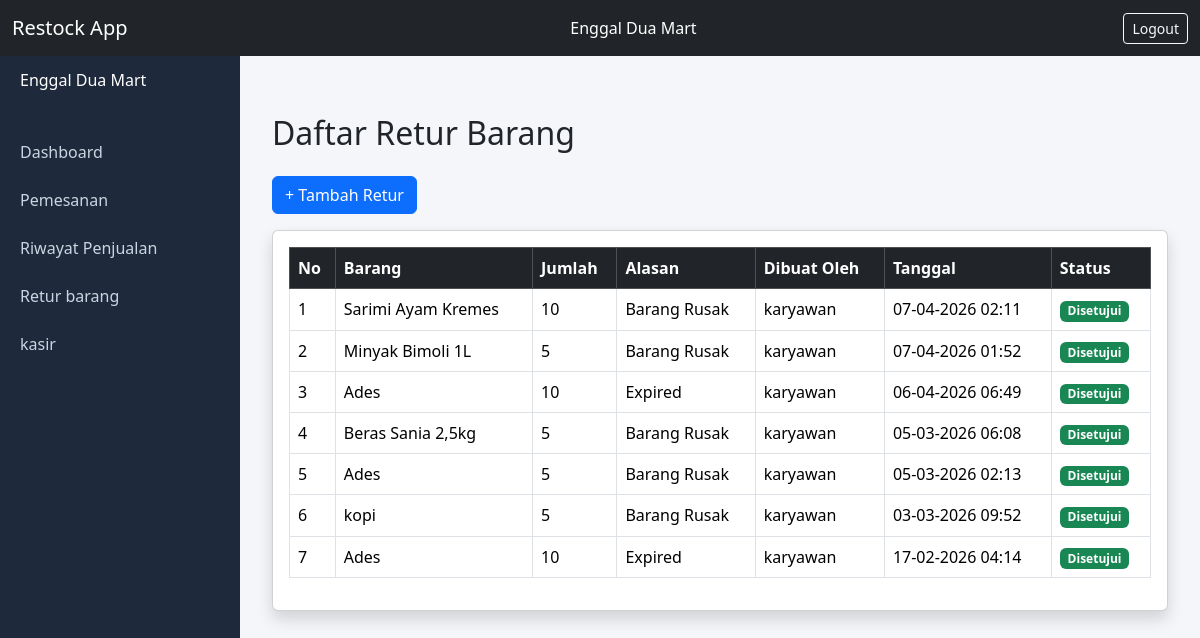
Page /retur/ (signed in) on the committed database.
### inventory/models.py (models this page shows, shortened)
class Retur(models.Model):
    STATUS_CHOICES = [
        ('menunggu', 'Menunggu'),
        ('disetujui', 'Disetujui'),
        ('ditolak', 'Ditolak'),
    ]
    ALASAN_CHOICES = [
        ('rusak', 'Barang Rusak'),
        ('expired', 'Expired'),
        ('salah_kirim', 'Salah Kirim'),
        ('lainnya', 'Lainnya'),
    ]
    barang = models.ForeignKey(Barang, on_delete=models.CASCADE)
    user = models.ForeignKey(User, on_delete=models.CASCADE)
    jumlah = models.PositiveIntegerField()
    alasan = models.CharField(max_length=20, choices=ALASAN_CHOICES)
    keterangan = models.TextField(blank=True, null=True)
    tanggal_retur = models.DateTimeField(auto_now_add=True)
    status = models.CharField(max_length=20, choices=STATUS_CHOICES, default='menunggu')

class Barang(models.Model):
    kode_barang = models.IntegerField(primary_key=True)
    nama_barang = models.CharField(max_length=100)
    stock = models.IntegerField()
    harga = models.DecimalField(max_digits=12, decimal_places=2)
    batas_minimal = models.IntegerField(default=15)

class User(models.Model):
    ROLE_CHOICES = [
        ('admin', 'Admin'),
        ('karyawan', 'Karyawan'),
    ]
    username = models.CharField(max_length=150, unique=True)
    password = models.CharField(max_length=255)
    role = models.CharField(max_length=20, choices=ROLE_CHOICES)

### inventory/views.py (the view)
        def wrapper(request, *args, **kwargs):
            user_role = request.session.get('role')
            if user_role not in allowed_roles:
                return HttpResponseForbidden("Tidak punya akses.")
            return view_func(request, *args, **kwargs)

### inventory/views.py (called while the page is built)
def require_login(view_func):
    def wrapper(request, *args, **kwargs):
        if not request.session.get('user_id'):
            return redirect('login')
        return view_func(request, *args, **kwargs)
    return wrapper

def require_role(*allowed_roles):
    def decorator(view_func):
        def wrapper(request, *args, **kwargs):
            user_role = request.session.get('role')
            if user_role not in allowed_roles:
                return HttpResponseForbidden("Tidak punya akses.")
            return view_func(request, *args, **kwargs)
        return wrapper
    return decorator

@require_login
@require_role('karyawan','admin')
def daftar_retur(request):
    returs = Retur.objects.select_related('barang', 'user').all().order_by('-tanggal_retur')
    return render(request, 'daftar_retur.html', {
        'returs': returs,
        'role': request.session.get('role'),
        })

### inventory/templates/daftar_retur.html (shortened to what this page needs)
{% extends 'base.html' %}
{% block content %}
<div class="container mt-4">
    <h2 class="mb-4">Daftar Retur Barang</h2>
    {% if request.session.role == 'karyawan' %}
    <a href="{% url 'tambah_retur' %}" class="btn btn-primary mb-3">
        + Tambah Retur
    </a>
    {% endif %}
    <div class="card shadow">
        <div class="card-body">
            <table class="table table-bordered ">
                <thead class="table-dark">
                    <tr>
                        <th>No</th>
                        <th>Barang</th>
                        <th>Jumlah</th>
                        <th>Alasan</th>
                        <th>Dibuat Oleh</th>
                        <th>Tanggal</th>
                        <th>Status</th>
                    </tr>
                </thead>
                <tbody>
                    {% for retur in returs %}
                    <tr>
                        <td>{{ forloop.counter }}</td>
                        <td>{{ retur.barang.nama_barang }}</td>
                        <td>{{ retur.jumlah }}</td>
                        <td>{{ retur.get_alasan_display }}</td>
                        <td>{{ retur.user.username }}</td>
                        <td>{{ retur.tanggal_retur|date:"d-m-Y H:i" }}</td>
                        <td>
                            {% if retur.status == 'menunggu' %}
                                <span class="badge bg-warning text-dark">Menunggu</span>
                            {% elif retur.status == 'disetujui' %}
                                <span class="badge bg-success">Disetujui</span>
                            {% else %}
                                <span class="badge bg-danger">Ditolak</span>
                            {% endif %}
                        </td>
                    </tr>
                    {% empty %}
                    <tr>
                        <td colspan="8" class="text-center">Belum ada data retur</td>
                    </tr>
                    {% endfor %}
                </tbody>
            </table>
        </div>
    </div>
</div>
{% endblock %}

### inventory/templates/base.html (style rules this page uses)
body { background:#f5f6fa; }

### rows in the picture
Retur: barang.nama_barang "Sarimi Ayam Kremes", jumlah "10", alasan "Barang Rusak", user.username "karyawan", tanggal_retur "07-04-2026 02:11", status "Disetujui"
Retur: barang.nama_barang "Minyak Bimoli 1L", jumlah "5", alasan "Barang Rusak", user.username "karyawan", tanggal_retur "07-04-2026 01:52", status "Disetujui"
Retur: barang.nama_barang "Ades", jumlah "10", alasan "Expired", user.username "karyawan", tanggal_retur "06-04-2026 06:49", status "Disetujui"
Retur: barang.nama_barang "Beras Sania 2,5kg", jumlah "5", alasan "Barang Rusak", user.username "karyawan", tanggal_retur "05-03-2026 06:08", status "Disetujui"
Retur: barang.nama_barang "Ades", jumlah "5", alasan "Barang Rusak", user.username "karyawan", tanggal_retur "05-03-2026 02:13", status "Disetujui"
Retur: barang.nama_barang "kopi", jumlah "5", alasan "Barang Rusak", user.username "karyawan", tanggal_retur "03-03-2026 09:52", status "Disetujui"
Retur: barang.nama_barang "Ades", jumlah "10", alasan "Expired", user.username "karyawan", tanggal_retur "17-02-2026 04:14", status "Disetujui"
